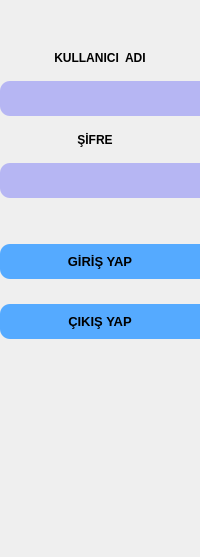
         <widget class="QWidget" name="pageGirisCikisYap">
          <layout class="QVBoxLayout" name="verticalLayout_3">
           <property name="leftMargin">
            <number>0</number>
           </property>
           <property name="rightMargin">
            <number>0</number>
           </property>
           <item>
            <spacer name="verticalSpacer_8">
             <property name="orientation">
              <enum>Qt::Vertical</enum>
             </property>
             <property name="sizeType">
              <enum>QSizePolicy::Preferred</enum>
             </property>
             <property name="sizeHint" stdset="0">
              <size>
               <width>20</width>
               <height>29</height>
              </size>
             </property>
            </spacer>
           </item>
           <item>
            <widget class="QLabel" name="label">
             <property name="minimumSize">
              <size>
               <width>0</width>
               <height>35</height>
              </size>
             </property>
             <property name="font">
              <font>
               <pointsize>9</pointsize>
               <weight>75</weight>
               <bold>true</bold>
              </font>
             </property>
             <property name="styleSheet">
              <string notr="true"/>
             </property>
             <property name="text">
              <string>KULLANICI  ADI</string>
             </property>
             <property name="alignment">
              <set>Qt::AlignCenter</set>
             </property>
            </widget>
           </item>
           <item>
            <widget class="QLineEdit" name="lineEditKullanici">
             <property name="minimumSize">
              <size>
               <width>0</width>
               <height>35</height>
              </size>
             </property>
             <property name="font">
              <font>
               <pointsize>14</pointsize>
               <weight>75</weight>
               <bold>true</bold>
              </font>
             </property>
             <property name="styleSheet">
              <string notr="true">QLineEdit{
	background-color: rgb(182, 182, 243);
    border-top-left-radius : 10px;
    border-bottom-left-radius : 10px;
}</string>
             </property>
             <property name="text">
              <string/>
             </property>
             <property name="alignment">
              <set>Qt::AlignCenter</set>
             </property>
            </widget>
           </item>
           <item>
            <widget class="QLabel" name="label_11">
             <property name="minimumSize">
              <size>
               <width>0</width>
               <height>35</height>
              </size>
             </property>
             <property name="font">
              <font>
               <pointsize>9</pointsize>
               <weight>75</weight>
               <bold>true</bold>
              </font>
             </property>
             <property name="styleSheet">
              <string notr="true"/>
             </property>
             <property name="text">
              <string>ŞİFRE   </string>
             </property>
             <property name="alignment">
              <set>Qt::AlignCenter</set>
             </property>
            </widget>
           </item>
           <item>
            <widget class="QLineEdit" name="lineEditSifre">
             <property name="minimumSize">
              <size>
               <width>0</width>
               <height>35</height>
              </size>
             </property>
             <property name="font">
              <font>
               <pointsize>14</pointsize>
               <weight>75</weight>
               <bold>true</bold>
              </font>
             </property>
             <property name="styleSheet">
              <string notr="true">QLineEdit{
	background-color: rgb(182, 182, 243);
    border-top-left-radius : 10px;
    border-bottom-left-radius : 10px;
}</string>
             </property>
             <property name="echoMode">
              <enum>QLineEdit::Password</enum>
             </property>
             <property name="alignment">
              <set>Qt::AlignCenter</set>
             </property>
            </widget>
           </item>
           <item>
            <spacer name="verticalSpacer_11">
             <property name="orientation">
              <enum>Qt::Vertical</enum>
             </property>
             <property name="sizeHint" stdset="0">
              <size>
               <width>20</width>
               <height>40</height>
              </size>
             </property>
            </spacer>
           </item>
           <item>
            <widget class="QPushButton" name="pushButtonGirisYap">
             <property name="minimumSize">
              <size>
               <width>100</width>
               <height>35</height>
              </size>
             </property>
             <property name="font">
              <font>
               <family>MS Shell Dlg 2</family>
               <pointsize>10</pointsize>
               <weight>75</weight>
               <bold>true</bold>
              </font>
             </property>
             <property name="styleSheet">
              <string notr="true">QPushButton{
	background-color: rgb(85, 170, 255);
	qproperty-icon: url(:/images/icons/log_in.png);
	color: rgb(0, 0, 0);
    border-top-left-radius : 10px;
    border-bottom-left-radius : 10px;
}
QPushButton::hover
{
	background-color: rgb(0, 255, 0);

}</string>
             </property>
             <property name="text">
              <string>GİRİŞ YAP</string>
             </property>
             <property name="iconSize">
              <size>
               <width>20</width>
               <height>20</height>
              </size>
             </property>
            </widget>
           </item>
           <item>
            <spacer name="verticalSpacer_9">
             <property name="orientation">
              <enum>Qt::Vertical</enum>
             </property>
             <property name="sizeType">
              <enum>QSizePolicy::Preferred</enum>
             </property>
             <property name="sizeHint" stdset="0">
              <size>
               <width>20</width>
               <height>19</height>
              </size>
             </property>
            </spacer>
           </item>
           <item>
            <widget class="QPushButton" name="pushButtonCikisYap">
             <property name="minimumSize">
              <size>
               <width>100</width>
               <height>35</height>
              </size>
             </property>
             <property name="font">
              <font>
               <family>MS Shell Dlg 2</family>
               <pointsize>10</pointsize>
               <weight>75</weight>
               <bold>true</bold>
              </font>
             </property>
             <property name="styleSheet">
              <string notr="true">QPushButton{
	background-color: rgb(85, 170, 255);
	qproperty-icon: url(:/images/icons/log_out.png);
	color: rgb(0, 0, 0);
    border-top-left-radius : 10px;
    border-bottom-left-radius : 10px;
}
QPushButton::hover
{
	background-color: rgb(255, 0, 0);

}</string>
             </property>
             <property name="text">
              <string>ÇIKIŞ YAP</string>
             </property>
             <property name="iconSize">
              <size>
               <width>20</width>
               <height>20</height>
              </size>
             </property>
            </widget>
           </item>
           <item>
            <spacer name="verticalSpacer_10">
             <property name="orientation">
              <enum>Qt::Vertical</enum>
             </property>
             <property name="sizeHint" stdset="0">
              <size>
               <width>20</width>
               <height>207</height>
              </size>
             </property>
            </spacer>
           </item>
          </layout>
         </widget>
